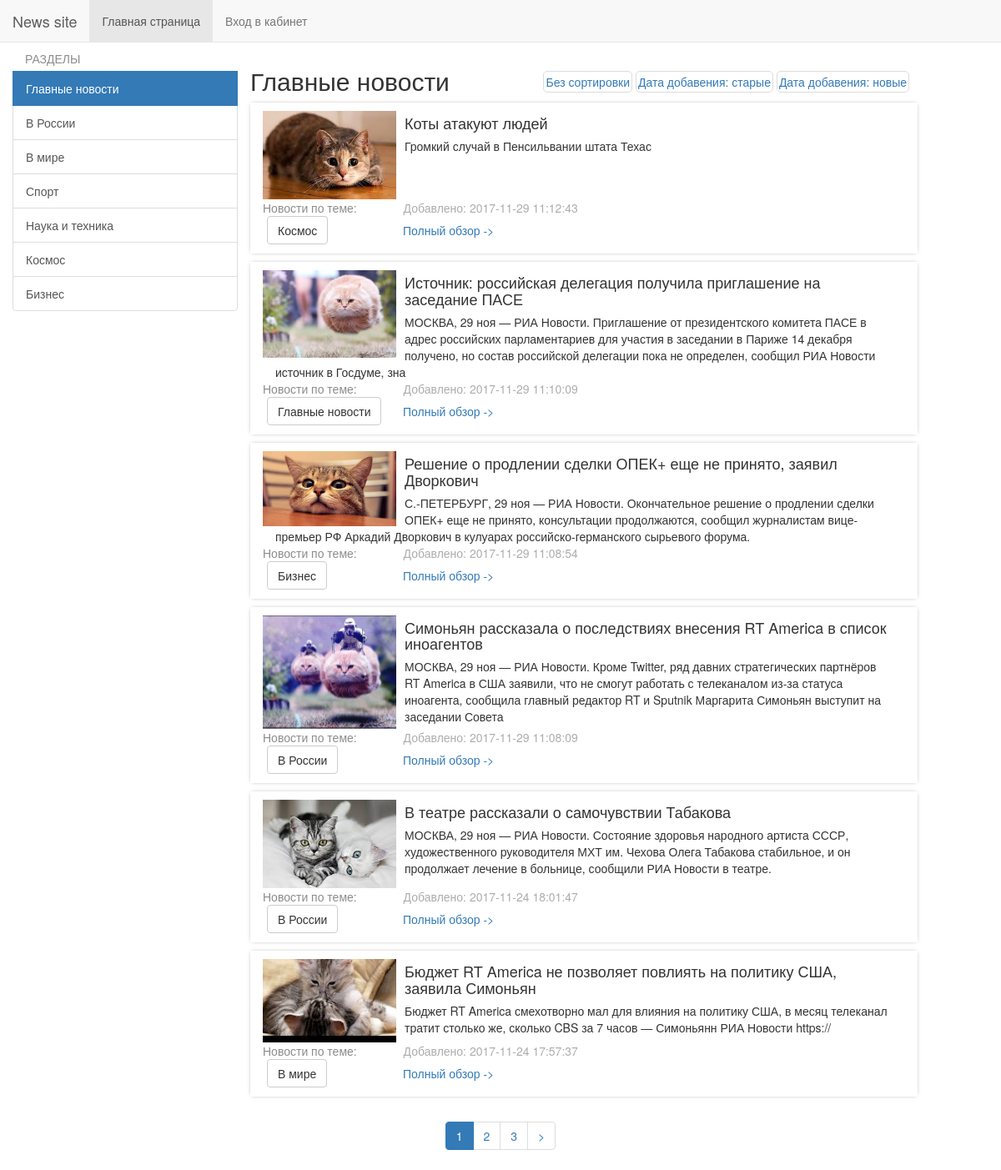
The page / on the database its author committed.
### tables this page shows
CREATE TABLE `category` (
  `id` int(11) NOT NULL,
  `name` varchar(15) NOT NULL,
  `sort_order` int(11) NOT NULL DEFAULT '1',
  `status` int(11) NOT NULL DEFAULT '1'
);

CREATE TABLE `news` (
  `id` int(11) NOT NULL,
  `title` varchar(255) NOT NULL,
  `category_id` int(11) NOT NULL,
  `short_description` varchar(255) NOT NULL,
  `description` text NOT NULL,
  `add_date` timestamp NOT NULL DEFAULT CURRENT_TIMESTAMP,
  `status` int(11) NOT NULL DEFAULT '1'
);

### config/routes.php (called while the page is built)
<?php
return array(
    'news/([0-9]+)' => 'news/view/$1',
    'admin/category/edit/([0-9]+)' => 'adminCategory/edit/$1',
    'admin/category/delete/([0-9]+)' => 'adminCategory/delete/$1',
    'admin/category/add' => 'adminCategory/add',
    'admin/category' => 'adminCategory/index',
    'admin/news/edit/([0-9]+)' => 'adminNews/edit/$1',
    'admin/news/delete/([0-9]+)' => 'adminNews/delete/$1',
    'admin/news/view/([0-9]+)' => 'adminNews/view/$1',
    'admin/news/add' => 'adminNews/add',
    'admin/news' => 'adminNews/index',
    'admin/cabinet' => 'admin/index',
    'admin' => 'admin/login',
    'category/([0-9]+)/page-([0-9]+)/([\?]{1}[a-z0-9]+[\=]{1}[a-z0-9]+)' => 'category/sort/$1/$2',
    'category/([0-9]+)/([\?]{1}[a-z0-9]+[\=]{1}[a-z0-9]+)' => 'category/sort/$1',
    'category/([0-9]+)/page-([0-9]+)' => 'category/index/$1/$2',
    'category/([0-9]+)' => 'category/index/$1',
    'page-([0-9]+)/([\?]{1}[a-z0-9]+[\=]{1}[a-z0-9]+)' => 'site/sort/$1',
    'page-([0-9]+)' => 'site/index/$1',
    'logout' => 'admin/logout',
    'change' => 'admin/change',
    '(^[\?]{1}[a-z0-9]+[\=]{1}[a-z0-9]+$)' => 'site/sort',
    '' => 'site/index'
);

### controllers/SiteController.php (called while the page is built, shortened)
<?php
class SiteController
{
    public function actionIndex($page = 1)
    {
        $categoryList = Category::getCategoryList();
        $newsList = News::getAllNewsList($page);
        $i = 0;
        $idsArray = array();
        foreach ($newsList as $news) {
            $idsArray[$i] = $news['id'];
            $i++;
        }
        $categoryForNews = News::getCategoryForNews($idsArray);
        $pathsToImages = News::getImagesForNews($idsArray);
        $total = News::getTotalNewsMainPage();
        $pagination = new Pagination($total, $page, News::SHOW_BY_DEFAULT, 'page-');
        require_once ROOT . '/views/site/index.php';
        return true;
    }
}

### index.php (called while the page is built, shortened)
<?php
require_once(ROOT.'/components/Autoload.php');
$router = new Router();
$router->run();

### models/Category.php (called while the page is built, shortened)
<?php
class Category
{
    public static function getCategoryList()
    {
        $db = Db::getConnection();
        $sql = "SELECT `id`, `name`, `sort_order`, `status` FROM `category`";
        $result = $db->prepare($sql);
        $result->execute();
        $i = 0;
        $categoryList = array();
        while ($row = $result->fetch()) {
            $categoryList[$i]['id'] = $row['id'];
            $categoryList[$i]['name'] = $row['name'];
            $categoryList[$i]['sort_order'] = $row['sort_order'];
            $categoryList[$i]['status'] = $row['status'];
            $i++;
        }
        return $categoryList;
    }
}

### models/News.php (called while the page is built, shortened)
<?php
class News
{
    public static function getAllNewsList($page = 1, $sort = 'DESC')
    {
        $db = Db::getConnection();
        $offset = ($page - 1) * self::SHOW_BY_DEFAULT;
        $limit = self::SHOW_BY_DEFAULT;
        $sql = "SELECT `id`, `title`, `category_id`, `short_description`, `add_date` FROM `news`
                WHERE `status` = 1 ORDER BY `add_date` $sort LIMIT :limit OFFSET :offset";
        $result = $db->prepare($sql);
        $result->bindParam(':limit', $limit, PDO::PARAM_INT);
        $result->bindParam(':offset', $offset, PDO::PARAM_INT);
        $result->execute();
        $i = 0;
        $newsList = array();
        while ($row = $result->fetch()) {
            $newsList[$i]['id'] = $row['id'];
            $newsList[$i]['title'] = $row['title'];
            $newsList[$i]['category_id'] = $row['category_id'];
            $newsList[$i]['short_description'] = $row['short_description'];
            $newsList[$i]['add_date'] = $row['add_date'];
            $i++;
        }
        return $newsList;
    }
    public static function getCategoryForNews($arrayIds)
    {
        $db = Db::getConnection();
        $ids = str_repeat('?,', count($arrayIds) - 1) . '?';
        $sql = "SELECT category.name, news.id FROM category LEFT JOIN news ON category.id = news.category_id WHERE news.id IN ($ids)";
        $result = $db->prepare($sql);
        $result->execute($arrayIds);
        $listIds = array();
        while ($row = $result->fetch()) {
            $listIds[$row['id']]['name'] = $row['name'];
        }
        return $listIds;
    }
    public static function getTotalNewsMainPage(){
        $db = Db::getConnection();
        $sql = "SELECT COUNT(`id`) as count FROM news";
        $result = $db->prepare($sql);
        $result->execute();
        $result->setFetchMode(PDO::FETCH_ASSOC);
        $row = $result->fetch();
        return $row['count'];
    }
    public static function getImagesForNews($ids){
        $FirstPart = '/upload/img/';
        $expansion = '.jpg';
        $paths = array();
        foreach($ids as $id){
            $paths[$id]['path'] = $FirstPart.$id.$expansion;
        }
        return $paths;
    }
}

### components/Autoload.php (called while the page is built, shortened)
<?php
function autoload($classname)
{
    $paths = array('/components/', '/models/');
    foreach ($paths as $path) {
        $fileName = ROOT . $path . $classname . '.php';
    }
}

### views/site/index.php (the view)
<?php include_once ROOT . '/views/layouts/header.php' ?>
    <nav class="navbar navbar-default navbar-fixed-top">
        <div class="container">
            <div class="row">
                <div class="navbar-header">
                    <a href="/" class="navbar-brand">News site</a>
                </div>
                <div>
                    <ul class="nav navbar-nav">
                        <li class="active"><a href="/">Главная страница</a></li>
                        <li class=""><a href="/admin">Вход в кабинет</a></li>
                    </ul>
                </div>
            </div>
        </div>
    </nav><br><br><br>
    <div class="container-fluid">
        <div class="row">
            <div class="col-md-3 left">
                <div class="list-group">
                    <div class="categories">РАЗДЕЛЫ</div>
                    <?php $active = 1; ?>
                    <?php foreach ($categoryList as $category): ?>
                        <a href="<?php if ($category['id'] != 1) echo '/category/' . $category['id']; ?>"
                           class="list-group-item <?php if ($active == 1 && $category['id'] == 1) echo "active"; ?>">
                            <?php echo $category['name']; ?>
                        </a>
                    <?php endforeach; ?>
                </div>
            </div>
        </div>
    </div>
    <div class="container-fluid">
        <div class="row">
            <div class="col-md-offset-3">
                <h2 style="display:inline-block;">Главные новости</h2>
                <ul class="sort-list-category">
                    <li class="sort-options"><a href="/">Без сортировки</a></li>
                    <li class="sort-options"><a href="?sort=asc">Дата добавения: старые</a></li>
                    <li class="sort-options"><a href="?sort=desc">Дата добавения: новые</a></li>
                </ul>
            </div>
        </div>
    </div>
<?php foreach ($newsList as $news): ?>
    <div class="container-fluid  ">
        <div class="row">
            <div class="col-md-3"></div>
            <div class="col-md-8 news-item item-container">
                <a href="<?php echo '/news/' . $news['id']; ?>">
                    <img src="<?php echo $pathsToImages[$news['id']]['path']; ?>" alt="No image" width="160px"
                         class="item-image">
                </a>
                <div class="container-fluid">
                    <b><h4 class="news-title"><?php echo $news['title']; ?></h4></b>
                    <span><?php echo $news['short_description']; ?></span>
                </div>
                <div class="end-of-item">
                    <span class="news-theme">Новости по теме:</span>
                    <span><a href="#" class="added">Добавлено: <?php echo $news['add_date']; ?></a></span><br>
                    <div class="tag-fullreview-container">
                        <a href="<?php echo '/category/' . $news['category_id']; ?>">
                            <button class="btn btn-default tag-item"><?php echo $categoryForNews[$news['id']]['name']; ?></button>
                        </a>
                        <a href="<?php echo '/news/' . $news['id']; ?>">
                            <button class="btn-link full-review">Полный обзор -></button>
                        </a>
                    </div>
                </div>
                <div class="col-md-1"></div>
            </div>
        </div>
    </div>
<?php endforeach; ?>
    <div class="container">
        <div class="text-center">
            <?php echo $pagination->get(); ?>
        </div>
    </div>
<?php include_once ROOT . '/views/layouts/footer.php' ?>

### components/Router.php (shortened to what this page needs)
<?php
class Router
{
    public function __construct()
    {
        $routesPath = ROOT . '/config/routes.php';
        $this->routes = include($routesPath);
    }
    private function getURI()
    {
        if (!empty($_SERVER['REQUEST_URI'])) {
            return trim($_SERVER['REQUEST_URI'], '/');
        }
    }
    public function run()
    {
        $uri = $this->getURI();
        foreach ($this->routes as $uriPattern => $path) {
            if (preg_match("~$uriPattern~", $uri)) {
                $internalPath = preg_replace("~$uriPattern~", $path, $uri);
                $segments = explode("/", $internalPath);
                $controllerName = array_shift($segments);
                $actionName = array_shift($segments);
                $actionName = "action" . ucfirst($actionName);
                $parameters = $segments;
                $controllerObject = new $controllerName;
                $result = call_user_func_array(array($controllerObject, $actionName), $parameters);
                if ($result != null) {
                    break;
                }
            }
        }
    }
}

### views/layouts/header.php (shortened to what this page needs)
<!DOCTYPE html>
<html lang="en">
<head>
    <link rel="stylesheet" href="/template/css/lightbox.css">
    <link href="/template/css/bootstrap.min.css" rel="stylesheet">
    <link rel="stylesheet" href="/template/css/style.css">
</head>

### components/Pagination.php (shortened to what this page needs)
<?php
class Pagination
{
    private $max = 10;
    private $index = 'page';
    private $current_page;
    private $total;
    private $limit;
    public function __construct($total, $currentPage, $limit, $index, $sort = '')
    {
        $this->total = $total;
        $this->limit = $limit;
        $this->index = $index;
        $this->amount = $this->amount();
        $this->sort = $sort;
    }
    public function get()
    {
        $links = null;
        $limits = $this->limits();
        $html = '<ul class="pagination">';
        for ($page = $limits[0]; $page <= $limits[1]; $page++) {
            if ($page == $this->current_page) {
                $links .= '<li class="active"><a href="#">' . $page . '</a></li>';
            } else {
                $links .= $this->generateHtml($page);
            }
        }
        if (!is_null($links)) {
            if ($this->current_page < $this->amount)
                $links .= $this->generateHtml($this->amount, '&gt;');
        }
        $html .= $links . '</ul>';
        return $html;
    }
    private function generateHtml($page, $text = null)
    {
        if (!$text)
            $text = $page;
        $currentURI = rtrim($_SERVER['REQUEST_URI'], '/') . '/';
        $currentURI = preg_replace('~/page-[0-9]+~', '', $currentURI);
        $sortPart = explode('?', $currentURI);
        return
            '<li><a href="' . $sortPart[0] . $this->index . $page . $this->sort . '">' . $text . '</a></li>';
    }
    private function limits()
    {
        $left = $this->current_page - round($this->max / 2);
        $start = $left > 0 ? $left : 1;
        if ($start + $this->max <= $this->amount) {
            $end = $start > 1 ? $start + $this->max : $this->max;
        } else {
            $end = $this->amount;
            $start = $this->amount - $this->max > 0 ? $this->amount - $this->max : 1;
        }
        return
            array($start, $end);
    }
    private function setCurrentPage($currentPage)
    {
        $this->current_page = $currentPage;
    }
    private function amount()
    {
        return ceil($this->total / $this->limit);
    }
}

### views/layouts/footer.php (shortened to what this page needs)
</body>
</html>

### template/css/style.css (style rules this page uses)
.left { position: fixed; float: left; }
.item-image { float:left; margin-right: 10px; }
.news-item { padding-top:10px; }
.news-theme { display: inline-block; color: #8c8c8c; }
.news-title { margin-top: 5px; margin-bottom: 7px; }
.full-review { position: absolute; left: 160px; padding-top: 5px; }
.tag-item { margin-left: 5px; }
.added { margin-left: 52px; color: #adadad; }
.tag-fullreview-container { position: relative; }
.item-container { box-shadow: 0px 0 5px -2px rgba(0,0,0,0.5); margin-bottom: 10px; min-height: 165px; }
.end-of-item { margin-bottom: 10px; }
.categories { color: #8c8c8c; padding-left: 15px; margin-bottom: 5px; }
html, body { height: 100%; margin: 0; padding: 0; }
.sort-options { color: #748996; text-decoration: none; cursor: pointer; display: inline-block; border: 1px solid gainsboro; border-radius: 5px; padding: 2px; }
.sort-list-category { display: inline-block; position: absolute; right: 110px; top: 85px; }

### rows shown on the page
category: name "Главные новости"
category: name "В России"
category: name "В мире"
category: name "Спорт"
category: name "Наука и техника"
category: name "Космос"
category: name "Бизнес"
news: shows a picture, title "Коты атакуют людей", short_description "Громкий случай в Пенсильвании штата Техас", add_date "2017-11-29 11:12:43", id "Космос"
news: shows a picture, title "Источник: российская делегация получила приглашение на заседание ПАСЕ", short_description "МОСКВА, 29 ноя — РИА Новости. Приглашение от президентского комитета ПАСЕ в адрес российских парламентариев для участия в заседании в Париже 14 декабря получено, но состав российской делегации пока не определен, сообщил РИА Новости источник в Госдуме, зна", add_date "2017-11-29 11:10:09", id "Главные новости"
news: shows a picture, title "Решение о продлении сделки ОПЕК+ еще не принято, заявил Дворкович", short_description "С.-ПЕТЕРБУРГ, 29 ноя — РИА Новости. Окончательное решение о продлении сделки ОПЕК+ еще не принято, консультации продолжаются, сообщил журналистам вице-премьер РФ Аркадий Дворкович в кулуарах российско-германского сырьевого форума.", add_date "2017-11-29 11:08:54", id "Бизнес"
news: shows a picture, title "Симоньян рассказала о последствиях внесения RT America в список иноагентов", short_description "МОСКВА, 29 ноя — РИА Новости. Кроме Twitter, ряд давних стратегических партнёров RT America в США заявили, что не смогут работать с телеканалом из-за статуса иноагента, сообщила главный редактор RT и Sputnik Маргарита Симоньян выступит на заседании Совета", add_date "2017-11-29 11:08:09", id "В России"
news: shows a picture, title "В театре рассказали о самочувствии Табакова", short_description "МОСКВА, 29 ноя — РИА Новости. Состояние здоровья народного артиста СССР, художественного руководителя МХТ им. Чехова Олега Табакова стабильное, и он продолжает лечение в больнице, сообщили РИА Новости в театре.", add_date "2017-11-24 18:01:47", id "В России"
news: shows a picture, title "Бюджет RT America не позволяет повлиять на политику США, заявила Симоньян", short_description "Бюджет RT America смехотворно мал для влияния на политику США, в месяц телеканал тратит столько же, сколько CBS за 7 часов — Симоньянн РИА Новости https://", add_date "2017-11-24 17:57:37", id "В мире"

### other values the page prints
$text "2"
$text "3"
$text ">"
